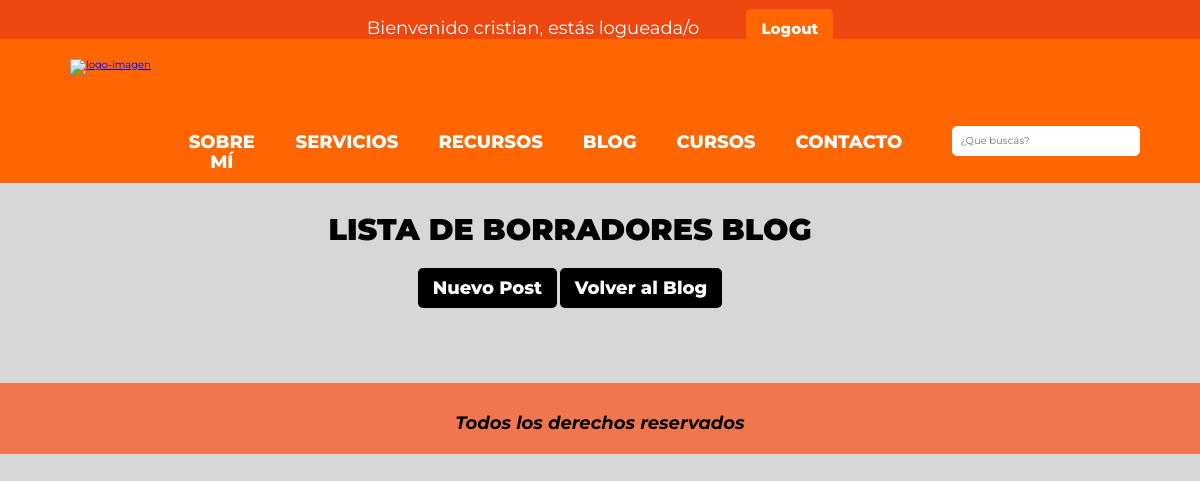
Page /blog/post/borrador/ (signed in) on the earlier database version.
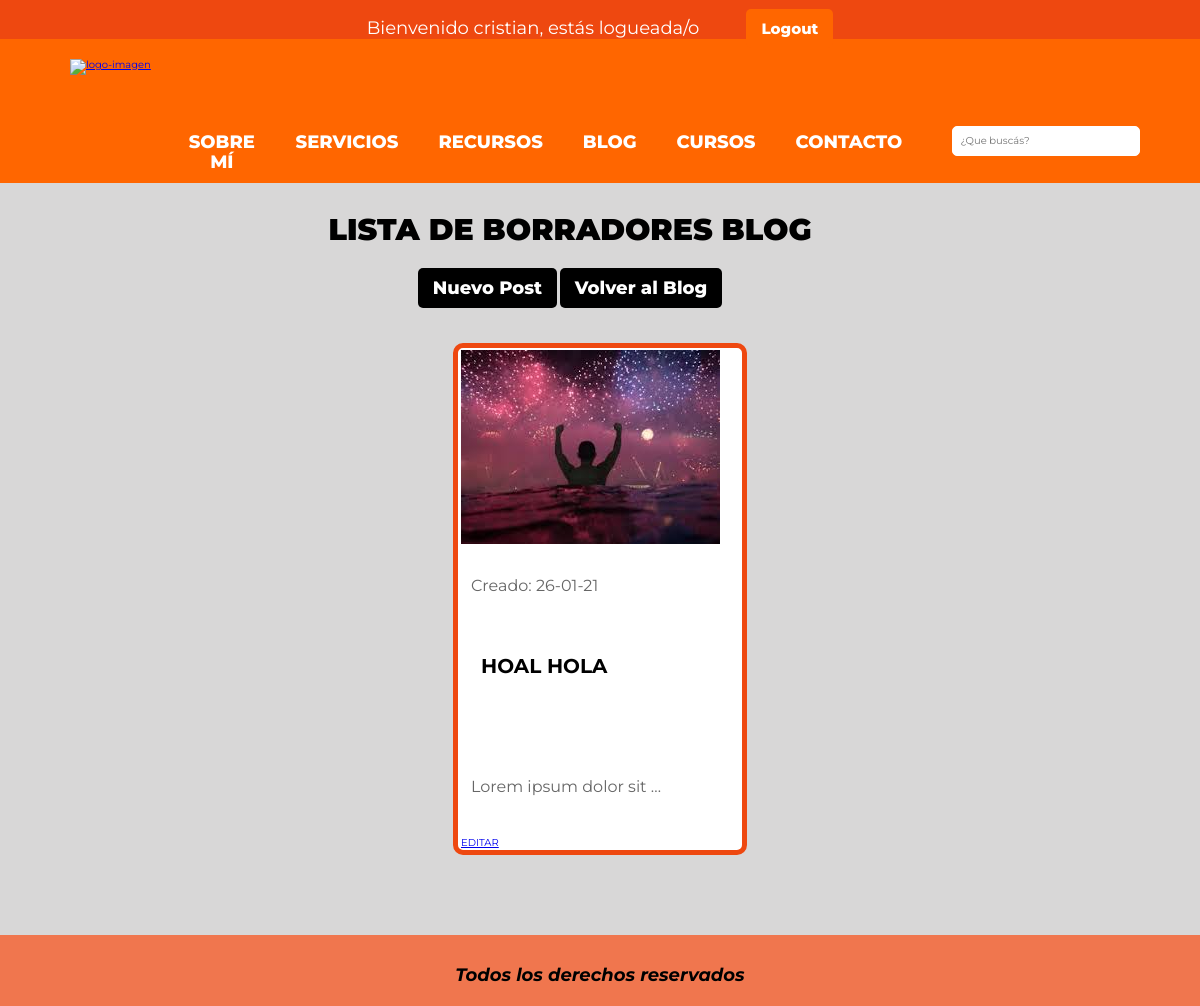
Same page on the later database version.
### blog/models.py (models this page shows, shortened)
class Post(models.Model):
    titulo = models.CharField(max_length=200)
    texto = RichTextField(blank=True, null=True)
    imagen = models.ImageField(upload_to='blog', null=True, blank=True, verbose_name='Imagen de portada')
    autor = models.ForeignKey(settings.AUTH_USER_MODEL, on_delete=models.CASCADE)
    creado = models.DateTimeField(default=timezone.now)
    publicado = models.DateTimeField(blank=True, null=True)
    class Meta:
        verbose_name = 'post'
        verbose_name_plural = 'posts'

### blog/views.py (the view)
# urls.py: path('post/borrador/', views.lista_borrador_post, name='lista_borrador_post'),
@login_required
def lista_borrador_post(request):
    posts = Post.objects.filter(publicado__isnull=True).order_by('-creado')
    return render(request, 'blog/lista_borrador_post.html',{'posts': posts})

### blog/templates/blog/lista_borrador_post.html
{% extends 'blog/layout.html' %}
{% block content %}
<div class="contenedor contenedor-lista-borrador">
    <h2><strong>Lista de borradores Blog </strong></h2>
    <a href="{% url 'blog:nuevo_post' %}" class="boton boton-lista-post">Nuevo Post</a>
    <a href="{% url 'blog:lista_posts' %}" class="boton boton-lista-post" >Volver al Blog</a>
</div>
<main class="contenedor-blog-interno">
    {% for post in posts %}
        <div class="contenido-blog">
            {% if post.imagen.url is not None %}
                <img src='{{ post.imagen.url }}'>
            {% endif %}
            <p>Creado: {{ post.creado|date:'d-m-y' }}</p>
            <h2>{{ post.titulo }}</h2>
            <p>{{ post.texto|truncatewords:4|safe }}</p>
            <a href="{% url 'blog:editar_post' pk=post.pk %}">Editar</a>
        </div>
        {% endfor %}
</main>
{% endblock %}

Differences in the rows shown:
added Post: imagen (picture), creado "26-01-21", titulo "HOAL HOLA", texto "Lorem ipsum dolor sit …"
